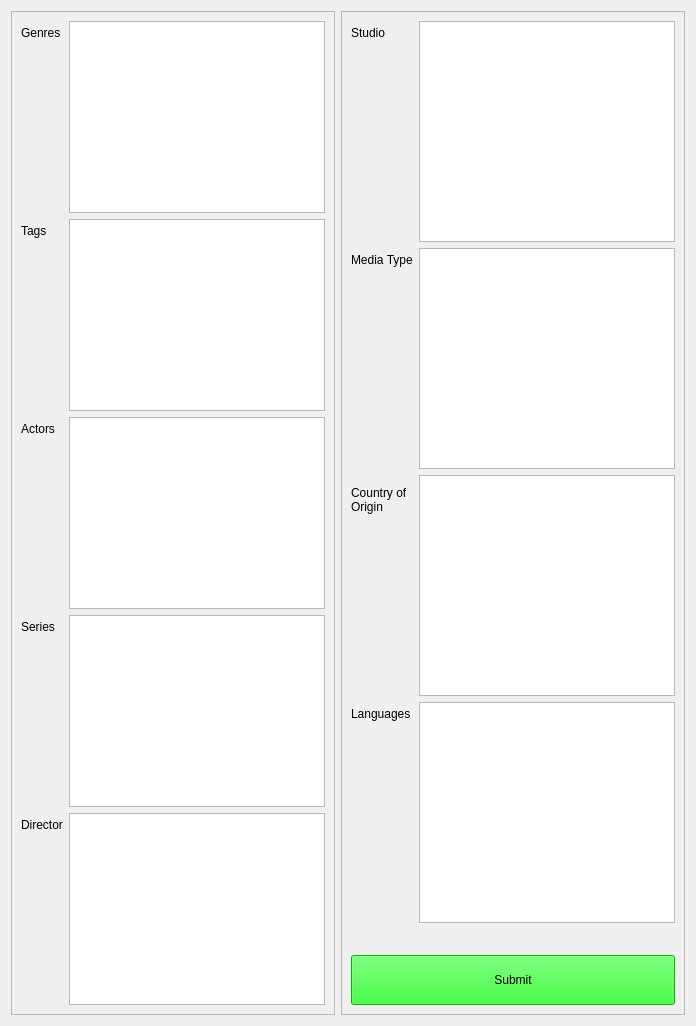
     <widget class="QWidget" name="create">
      <property name="autoFillBackground">
       <bool>true</bool>
      </property>
      <attribute name="title">
       <string>Create</string>
      </attribute>
      <layout class="QGridLayout" name="gridLayout_2">
       <item row="0" column="0">
        <widget class="QFrame" name="frame">
         <property name="frameShape">
          <enum>QFrame::StyledPanel</enum>
         </property>
         <property name="frameShadow">
          <enum>QFrame::Sunken</enum>
         </property>
         <layout class="QFormLayout" name="formLayout">
          <item row="1" column="0">
           <widget class="QLabel" name="label_32">
            <property name="text">
             <string>Tags</string>
            </property>
           </widget>
          </item>
          <item row="0" column="0">
           <widget class="QLabel" name="label">
            <property name="text">
             <string>Genres</string>
            </property>
           </widget>
          </item>
          <item row="2" column="0">
           <widget class="QLabel" name="label_27">
            <property name="text">
             <string>Actors</string>
            </property>
           </widget>
          </item>
          <item row="3" column="0">
           <widget class="QLabel" name="label_3">
            <property name="text">
             <string>Series</string>
            </property>
           </widget>
          </item>
          <item row="4" column="0">
           <widget class="QLabel" name="label_25">
            <property name="text">
             <string>Director</string>
            </property>
           </widget>
          </item>
          <item row="0" column="1">
           <widget class="QTextEdit" name="genres_create">
            <property name="tabChangesFocus">
             <bool>true</bool>
            </property>
           </widget>
          </item>
          <item row="1" column="1">
           <widget class="QTextEdit" name="tags_create">
            <property name="tabChangesFocus">
             <bool>true</bool>
            </property>
           </widget>
          </item>
          <item row="2" column="1">
           <widget class="QTextEdit" name="actors_create">
            <property name="tabChangesFocus">
             <bool>true</bool>
            </property>
           </widget>
          </item>
          <item row="3" column="1">
           <widget class="QTextEdit" name="series_create">
            <property name="tabChangesFocus">
             <bool>true</bool>
            </property>
           </widget>
          </item>
          <item row="4" column="1">
           <widget class="QTextEdit" name="director_create">
            <property name="tabChangesFocus">
             <bool>true</bool>
            </property>
           </widget>
          </item>
         </layout>
        </widget>
       </item>
       <item row="0" column="1">
        <widget class="QFrame" name="frame_4">
         <property name="frameShape">
          <enum>QFrame::StyledPanel</enum>
         </property>
         <property name="frameShadow">
          <enum>QFrame::Sunken</enum>
         </property>
         <layout class="QFormLayout" name="formLayout_4">
          <item row="1" column="0">
           <widget class="QLabel" name="label_16">
            <property name="text">
             <string>Media Type</string>
            </property>
           </widget>
          </item>
          <item row="0" column="0">
           <widget class="QLabel" name="label_26">
            <property name="text">
             <string>Studio</string>
            </property>
           </widget>
          </item>
          <item row="0" column="1">
           <widget class="QTextEdit" name="studio_create">
            <property name="tabChangesFocus">
             <bool>true</bool>
            </property>
           </widget>
          </item>
          <item row="1" column="1">
           <widget class="QTextEdit" name="media_type_create">
            <property name="tabChangesFocus">
             <bool>true</bool>
            </property>
           </widget>
          </item>
          <item row="2" column="1">
           <widget class="QTextEdit" name="country_create">
            <property name="tabChangesFocus">
             <bool>true</bool>
            </property>
           </widget>
          </item>
          <item row="2" column="0">
           <widget class="QLabel" name="label_18">
            <property name="text">
             <string>Country of 
Origin</string>
            </property>
           </widget>
          </item>
          <item row="3" column="1">
           <widget class="QTextEdit" name="language_create">
            <property name="tabChangesFocus">
             <bool>true</bool>
            </property>
           </widget>
          </item>
          <item row="3" column="0">
           <widget class="QLabel" name="label_20">
            <property name="text">
             <string>Languages</string>
            </property>
           </widget>
          </item>
          <item row="7" column="0" colspan="2">
           <widget class="QPushButton" name="submit_create">
            <property name="minimumSize">
             <size>
              <width>50</width>
              <height>50</height>
             </size>
            </property>
            <property name="styleSheet">
             <string notr="true">background:rgb(0, 255, 0);</string>
            </property>
            <property name="text">
             <string>Submit</string>
            </property>
            <property name="autoDefault">
             <bool>false</bool>
            </property>
           </widget>
          </item>
          <item row="6" column="0" colspan="2">
           <spacer name="horizontalSpacer">
            <property name="orientation">
             <enum>Qt::Horizontal</enum>
            </property>
            <property name="sizeHint" stdset="0">
             <size>
              <width>40</width>
              <height>20</height>
             </size>
            </property>
           </spacer>
          </item>
         </layout>
        </widget>
       </item>
      </layout>
     </widget>
